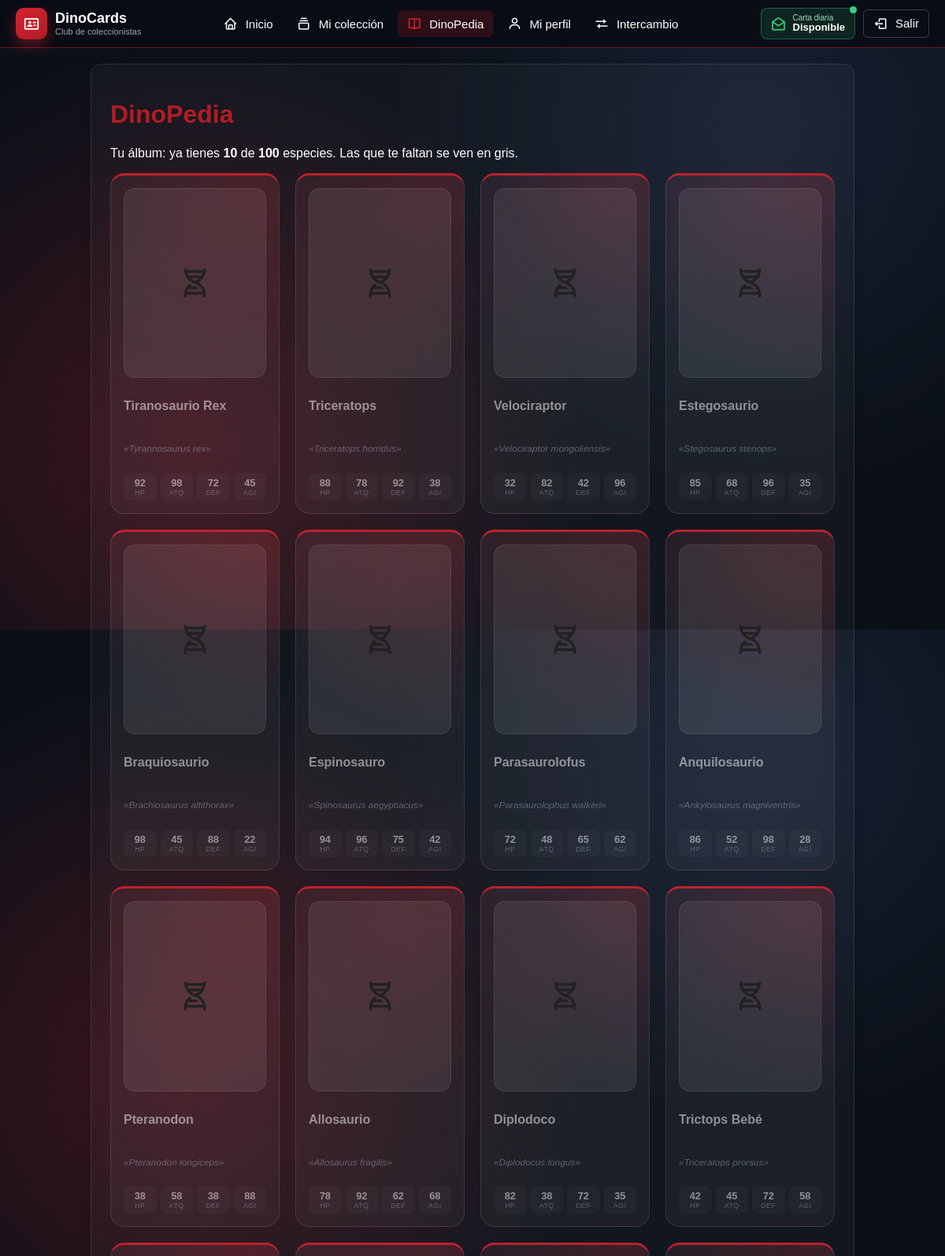
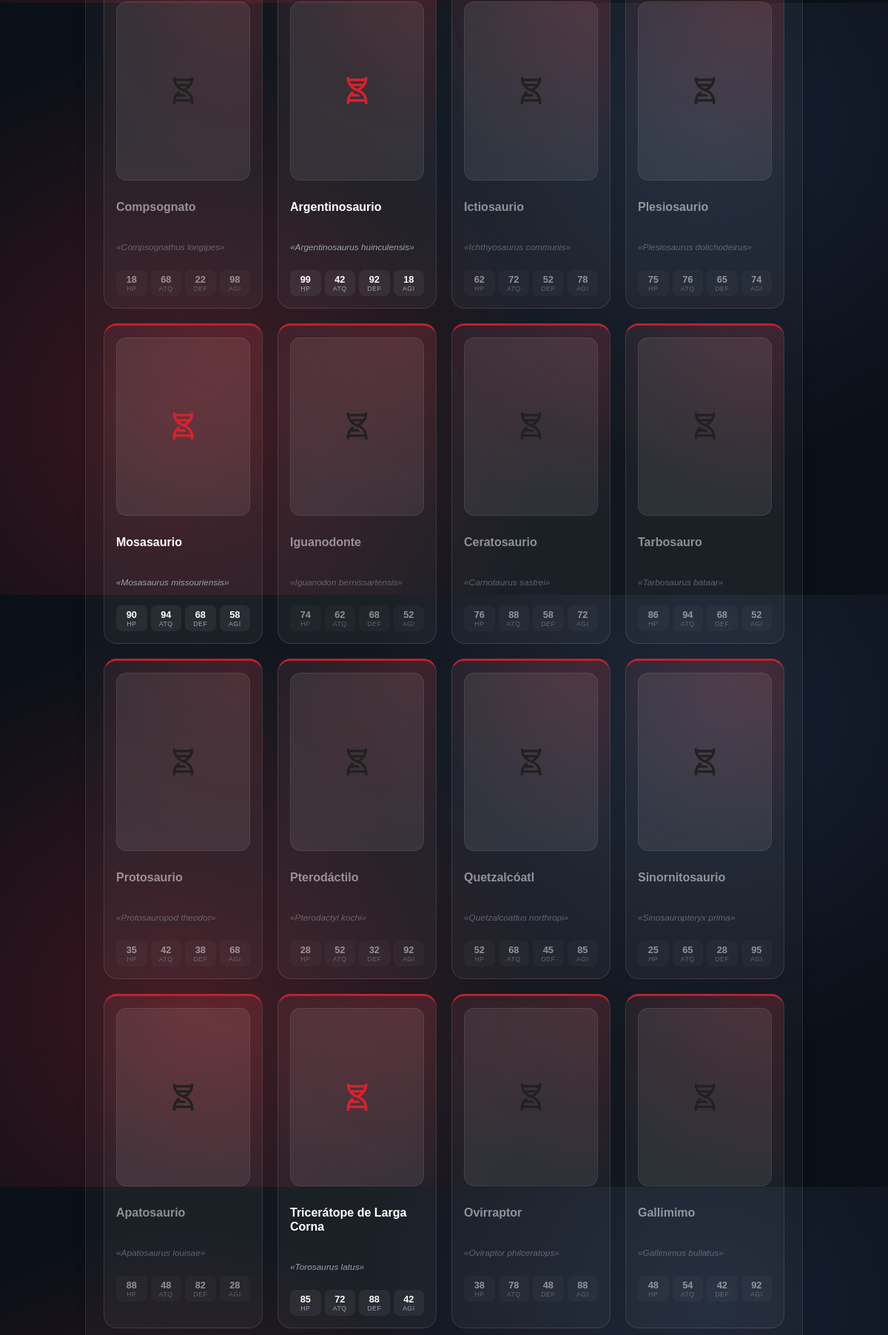
The page /dinopedia.php (signed in, upper part) on the database its author committed (2 pictures, top to bottom).
### tables this page shows
CREATE TABLE usuarios(id INT primary key auto_increment,
					  username VARCHAR(64) UNIQUE,
                      email VARCHAR(256) UNIQUE,
                      password_hash VARCHAR(1024),
                      fecha_registro DATETIME,
                      ultima_obtencion DATETIME,
                      listos_negociar int);

CREATE TABLE dinosaurios(id INT primary key auto_increment,
					  nombre VARCHAR(64),
                      especie VARCHAR(1024),
                      periodo VARCHAR(1024),
                      image_url VARCHAR(1024),
                      altura DECIMAL(4,2),
                      largo DECIMAL(4,2),
                      peso DECIMAL(6,3),
                      hp INT,
                      vigor INT,
                      ataque INT,
                      defensa INT,
                      agilidad INT);

### src/ColeccionService.php (called while the page is built, shortened)
<?php
function obtenerIdsColeccion(int $usuario_id): array
{
    global $conexion;
    $ids = [];
    $consulta = $conexion->prepare("SELECT dinosaurio_id FROM colecciones WHERE usuario_id = ?");
    $consulta->bind_param("i", $usuario_id);
    $consulta->execute();
    $resultado = $consulta->get_result();
    while ($fila = $resultado->fetch_assoc()) {
        $ids[] = (int) $fila["dinosaurio_id"];
    }
    return $ids;
}

### src/AccesoDatos.php (called while the page is built, shortened)
<?php
function escapar(mixed $valor): string
{
    return htmlspecialchars((string) $valor, ENT_QUOTES, 'UTF-8');
}
$host = '127.0.0.1';
$port = 3306;
$database = 'dinocards';
$username = 'oscar';
$password = '561Cazadora#%';
$connection = @new mysqli($host, $username, $password, $database, $port);
$conexion = $connection;
require_once __DIR__ . '/ColeccionService.php';

### dinopedia.php (the view, shortened to what this page needs)
<?php
require_once __DIR__ . "/src/AccesoDatos.php";
$usuario_id = (int) $_SESSION["usuario_id"];
$mios = array_flip(obtenerIdsColeccion($usuario_id));
$dinos = [];
$res = $conexion->query("SELECT * FROM dinosaurios ORDER BY id");
while ($d = $res->fetch_assoc()) {
    $dinos[] = $d;
}
?>
<!DOCTYPE html>
<html lang="es">
<head>
    <link href="https://unpkg.com/boxicons@2.1.4/css/boxicons.min.css" rel="stylesheet">
    <link rel="stylesheet" href="styles/comun.css?v=<?= @filemtime(__DIR__ . '/styles/comun.css') ?>">
    <link rel="stylesheet" href="styles/paginas.css?v=<?= @filemtime(__DIR__ . '/styles/paginas.css') ?>">
</head>
<body>
<?php require "menu.php"; ?>
<main>
    <div class="tarjeta panel-oscuro">
        <h1>DinoPedia</h1>
        <p>Tu álbum: ya tienes <b><?= count($mios) ?></b> de <b><?= count($dinos) ?></b> especies. Las que te faltan se ven en gris.</p>
        <ul class="cartas-grid">
            <?php foreach ($dinos as $d): ?>
                <li class="carta-mini<?= isset($mios[$d["id"]]) ? "" : " bloqueada" ?>">
                    <span class="retrato">
                        <?php $img_ok = false; $img_path = $d["imagen_url"] ?? null; if (!empty($img_path)) { $full = __DIR__ . "/" . ltrim($img_path, '/\\'); $img_ok = is_readable($full); } ?>
                        <?php if ($img_ok): ?>
                            <img class="fondo" src="<?= escapar($img_path) ?>" alt="" aria-hidden="true" loading="lazy" decoding="async" onerror="this.style.display='none'">
                            <img src="<?= escapar($img_path) ?>" alt="<?= escapar($d["nombre"]) ?>" loading="lazy" decoding="async" onerror="this.style.display='none'">
                        <?php else: ?>
                            <i class="bx bx-dna" aria-hidden="true"></i>
                        <?php endif; ?>
                    </span>
                    <h3><?= escapar($d["nombre"]) ?></h3>
                    <p class="apodo">«<?= escapar($d["especie"]) ?>»</p>
                    <div class="mini-stats">
                        <span><b><?= escapar($d["hp"]) ?></b><small>HP</small></span>
                        <span><b><?= escapar($d["ataque"]) ?></b><small>ATQ</small></span>
                        <span><b><?= escapar($d["defensa"]) ?></b><small>DEF</small></span>
                        <span><b><?= escapar($d["agilidad"]) ?></b><small>AGI</small></span>
                    </div>
                </li>
            <?php endforeach; ?>
        </ul>
    </div>
</main>
</body>
</html>

### styles/comun.css (style rules this page uses)
* { box-sizing: border-box; }
:root { --rojo: #d6232f; --rojo-osc: #b01c26; --fondo: #0b1018; --texto: #111827; --gris: #6b7280; --borde: #d9dde5; }
body { margin: 0; font-family: Arial, Helvetica, sans-serif; min-height: 100vh; color: #ffffff; background: radial-gradient(circle at 20% 70%, rgba(214, 35, 47, .25), transparent 45%), radial-gradient(circle at 80% 20%, rgba(60, 80, 130, .25), transparent 40%), var(--fondo); }
main { max-width: 1000px; margin: 20px auto; padding: 0 15px; }
.tarjeta { background-color: #181820; border: 1px solid #282836; border-radius: 14px; padding: 1.5rem; box-shadow: 0 4px 12px rgba(0, 0, 0, 0.2); margin-bottom: 20px; }
h1, h2, h3 { color: var(--rojo-osc); }

### styles/paginas.css (style rules this page uses)
.tarjeta.panel-oscuro { background: rgba(255, 255, 255, .03); border-color: rgba(255, 255, 255, .1); color: #ffffff; }
.cartas-grid { list-style: none; display: grid; grid-template-columns: repeat(auto-fill, minmax(190px, 1fr)); gap: 20px; padding: 0; margin: 0; }
.carta-mini { position: relative; display: flex; flex-direction: column; gap: 10px; padding: 16px; border-radius: 18px; border: 1px solid rgba(255, 255, 255, .1); border-top: 3px solid rgba(214, 35, 47, .85); background: radial-gradient(circle at 85% 0%, rgba(214, 35, 47, .18), transparent 55%), rgba(255, 255, 255, .04); transition: transform .15s ease, border-color .15s ease; }
.carta-mini .retrato { position: relative; width: 100%; aspect-ratio: 3 / 4; display: flex; align-items: center; justify-content: center; border-radius: 14px; background: rgba(255, 255, 255, .08); color: var(--rojo); font-size: 2.6rem; overflow: hidden; border: 1px solid rgba(255, 255, 255, .08); }
.carta-mini h3 { font-size: 1rem; color: #ffffff; line-height: 1.2; }
.carta-mini .apodo { font-size: .74rem; color: #9aa3b2; font-style: italic; }
.carta-mini .mini-stats { display: grid; grid-template-columns: repeat(4, 1fr); gap: 5px; margin-top: 2px; }
.carta-mini .mini-stats span { display: flex; flex-direction: column; align-items: center; padding: 5px 2px; background: rgba(255, 255, 255, .06); border-radius: 8px; }
.carta-mini .mini-stats b { font-size: .8rem; color: #ffffff; }
.carta-mini .mini-stats small { font-size: .55rem; color: #9aa3b2; letter-spacing: .5px; }
.carta-mini.bloqueada .retrato img, .carta-mini.bloqueada .retrato i { filter: grayscale(100%) brightness(.45); }
.carta-mini.bloqueada h3, .carta-mini.bloqueada .apodo, .carta-mini.bloqueada .mini-stats { opacity: .5; }

### rows shown on the page
dinosaurios: nombre "Tiranosaurio Rex", especie "Tyrannosaurus rex", hp "92", ataque "98", defensa "72", agilidad "45"
dinosaurios: nombre "Triceratops", especie "Triceratops horridus", hp "88", ataque "78", defensa "92", agilidad "38"
dinosaurios: nombre "Velociraptor", especie "Velociraptor mongoliensis", hp "32", ataque "82", defensa "42", agilidad "96"
dinosaurios: nombre "Estegosaurio", especie "Stegosaurus stenops", hp "85", ataque "68", defensa "96", agilidad "35"
dinosaurios: nombre "Braquiosaurio", especie "Brachiosaurus altithorax", hp "98", ataque "45", defensa "88", agilidad "22"
dinosaurios: nombre "Espinosauro", especie "Spinosaurus aegyptiacus", hp "94", ataque "96", defensa "75", agilidad "42"
dinosaurios: nombre "Parasaurolofus", especie "Parasaurolophus walkeri", hp "72", ataque "48", defensa "65", agilidad "62"
dinosaurios: nombre "Anquilosaurio", especie "Ankylosaurus magniventris", hp "86", ataque "52", defensa "98", agilidad "28"
dinosaurios: nombre "Pteranodon", especie "Pteranodon longiceps", hp "38", ataque "58", defensa "38", agilidad "88"
dinosaurios: nombre "Allosaurio", especie "Allosaurus fragilis", hp "78", ataque "92", defensa "62", agilidad "68"
dinosaurios: nombre "Diplodoco", especie "Diplodocus longus", hp "82", ataque "38", defensa "72", agilidad "35"
dinosaurios: nombre "Trictops Bebé", especie "Triceratops prorsus", hp "42", ataque "45", defensa "72", agilidad "58"
dinosaurios: nombre "Compsognato", especie "Compsognathus longipes", hp "18", ataque "68", defensa "22", agilidad "98"
dinosaurios: nombre "Argentinosaurio", especie "Argentinosaurus huinculensis", hp "99", ataque "42", defensa "92", agilidad "18"
dinosaurios: nombre "Ictiosaurio", especie "Ichthyosaurus communis", hp "62", ataque "72", defensa "52", agilidad "78"
dinosaurios: nombre "Plesiosaurio", especie "Plesiosaurus dolichodeirus", hp "75", ataque "76", defensa "65", agilidad "74"
dinosaurios: nombre "Mosasaurio", especie "Mosasaurus missouriensis", hp "90", ataque "94", defensa "68", agilidad "58"
dinosaurios: nombre "Iguanodonte", especie "Iguanodon bernissartensis", hp "74", ataque "62", defensa "68", agilidad "52"
dinosaurios: nombre "Ceratosaurio", especie "Carnotaurus sastrei", hp "76", ataque "88", defensa "58", agilidad "72"
dinosaurios: nombre "Tarbosauro", especie "Tarbosaurus bataar", hp "86", ataque "94", defensa "68", agilidad "52"
dinosaurios: nombre "Protosaurio", especie "Protosauropod theodor", hp "35", ataque "42", defensa "38", agilidad "68"
dinosaurios: nombre "Pterodáctilo", especie "Pterodactyl kochi", hp "28", ataque "52", defensa "32", agilidad "92"
dinosaurios: nombre "Quetzalcóatl", especie "Quetzalcoatlus northropi", hp "52", ataque "68", defensa "45", agilidad "85"
dinosaurios: nombre "Sinornitosaurio", especie "Sinosauropteryx prima", hp "25", ataque "65", defensa "28", agilidad "95"
dinosaurios: nombre "Apatosaurio", especie "Apatosaurus louisae", hp "88", ataque "48", defensa "82", agilidad "28"
dinosaurios: nombre "Tricerátope de Larga Corna", especie "Torosaurus latus", hp "85", ataque "72", defensa "88", agilidad "42"
dinosaurios: nombre "Ovirraptor", especie "Oviraptor philceratops", hp "38", ataque "78", defensa "48", agilidad "88"
dinosaurios: nombre "Gallimimo", especie "Gallimimus bullatus", hp "48", ataque "54", defensa "42", agilidad "92"

### other values the page prints
escapar($texto) "Inicio"
escapar($texto) "Mi colección"
escapar($texto) "DinoPedia"
escapar($texto) "Mi perfil"
escapar($texto) "Intercambio"
count($mios) "10"
count($dinos) "100"
